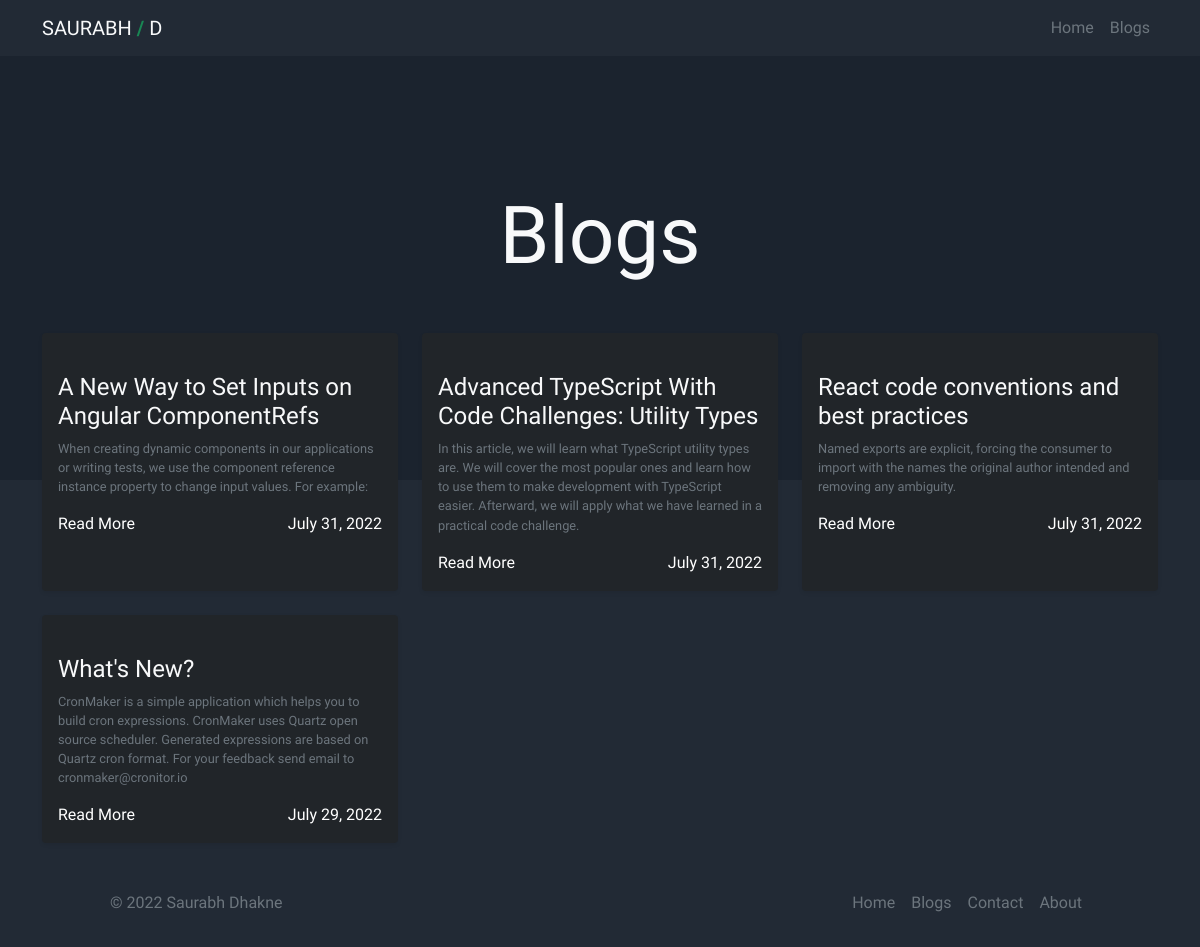
The app's page /blogs/ with its own data.
### blogs/models.py (models this page shows, shortened)
class Posts(models.Model):
    id = models.AutoField(primary_key=True)
    title =  models.CharField(max_length=200)
    desc = models.CharField(max_length=255)
    overview = models.TextField(max_length=300, blank=True, null=True)
    author = models.CharField(max_length=100)
    slug = models.SlugField(max_length=255, editable=False, default=None)
    thumbnail = CloudinaryField('image', folder = "saurabhdhakne")
    content =  RichTextField()
    created_at = models.DateField(auto_now_add=True)
    updated_at = models.DateField(auto_now=True)
    tags = models.ManyToManyField(Tags, default=None)
    class Meta:
        verbose_name_plural = "posts"
        ordering = ['-created_at']

### blogs/views.py (the view)
# urls.py: path('', views.getBlogs, name='blogs'),
def getBlogs(request):
    try:
        allBlogs = []
        blogs = Posts.objects.all().values()
        for blog in blogs:
            blog['thumbnail'] = str(blog['thumbnail'])
            allBlogs.append(blog)
        return render(request, 'blogs.html', {"allBlogs":allBlogs})
    except Exception as e:
        raise e

### saurabhdhakne/templates/blogs.html (shortened to what this page needs)
<!DOCTYPE html>
<html lang="en">
  <head>
    {% include 'header.html' %}
  </head>
  <body>
    {% include 'navbar.html' %}
    <div class="container-fluid">
      <div class="row blogs-head d-flex align-items-center text-center">
        <h1 class="display-1 text-light">Blogs</h1>
      </div>
    </div>
    <div class="container-fluid">
      <div class="container">
        <div class="row blogs pt-5">
          {% for items in allBlogs %}
          <div class="col-lg-4 d-flex align-items-stretch mb-4">
            <div class="col-12 bg-dark text-light blog rounded shadow-sm">
              <div class="d-flex flex-column p-3">
                <h4>{{ items.title }}</h4>
                <p class="text-secondary">{{items.desc}}</p>
                <div class="d-flex align-items-center justify-content-between">
                  <span>
                    <a
                      href="{% url 'post' items.slug %}"
                      class="text-decoration-none text-white"
                    >
                      Read More
                    </a>
                  </span>
                  <span class="text-white"> {{ items.created_at }} </span>
                </div>
              </div>
            </div>
          </div>
          {% endfor %}
        </div>
      </div>
    </div>
     {% include 'footer.html' %}
  </body>
</html>

### saurabhdhakne/templates/header.html (shortened to what this page needs)
<link
  href="https://cdn.jsdelivr.net/npm/bootstrap@5.0.2/dist/css/bootstrap.min.css"
  rel="stylesheet"
/>

### saurabhdhakne/templates/navbar.html (shortened to what this page needs)
<nav class="navbar navbar-expand-lg navbar-light fixed-top">
  <div class="container">
    <a class="navbar-brand text-light" href="#"
      >SAURABH<span class="text-success"><b> / </b></span
      >D</a
    >
    <div class="collapse navbar-collapse" id="navbarSupportedContent">
      <div class="d-flex ">
        <ul class="navbar-nav me-auto mb-2 mb-lg-0">
          <li class="nav-item">
            <a class="nav-link text-secondary" aria-current="page" href="/">Home</a>
          </li>
          <li class="nav-item">
            <a class="nav-link text-secondary" aria-current="page" href="/blogs">Blogs</a>
          </li>
        </ul>
      </div>
    </div>
  </div>
</nav>

### saurabhdhakne/templates/footer.html (shortened to what this page needs)
<div class="container-fluid mb-0">
  <footer
    class="col-md-10 offset-md-1 d-flex flex-wrap justify-content-between align-items-center py-2 my-2"
  >
    <p class="col-md-4 mb-0 text-muted">&copy; 2022 Saurabh Dhakne</p>
    <a
      href="/"
      class="col-md-4 d-flex align-items-center justify-content-center mb-3 mb-md-0 me-md-auto link-dark text-decoration-none"
    >
      <svg class="bi me-2" width="40" height="32">
        <use xlink:href="#bootstrap" />
      </svg>
    </a>
    <ul class="nav col-md-4 justify-content-end">
      <li class="nav-item">
        <a href="/" class="nav-link px-2 text-muted">Home</a>
      </li>
      <li class="nav-item">
        <a href="blogs" class="nav-link px-2 text-muted">Blogs</a>
      </li>
      <li class="nav-item">
        <a href="contact" class="nav-link px-2 text-muted">Contact</a>
      </li>
      <li class="nav-item">
        <a href="about" class="nav-link px-2 text-muted">About</a>
      </li>
    </ul>
  </footer>
</div>

### records on screen
Posts: title "A New Way to Set Inputs on Angular ComponentRefs", desc "When creating dynamic components in our applications or writing tests, we use the component reference instance property to change input values. For example:", created_at "July 31, 2022"
Posts: title "Advanced TypeScript With Code Challenges: Utility Types", desc "In this article, we will learn what TypeScript utility types are. We will cover the most popular ones and learn how to use them to make development with TypeScript easier. Afterward, we will apply what we have learned in a practical code challenge.", created_at "July 31, 2022"
Posts: title "React code conventions and best practices", desc "Named exports are explicit, forcing the consumer to import with the names the original author intended and removing any ambiguity.", created_at "July 31, 2022"
Posts: title "What's New?", desc "CronMaker is a simple application which helps you to build cron expressions. CronMaker uses Quartz open source scheduler. Generated expressions are based on Quartz cron format. For your feedback send email to cronmaker@cronitor.io", created_at "July 29, 2022"
